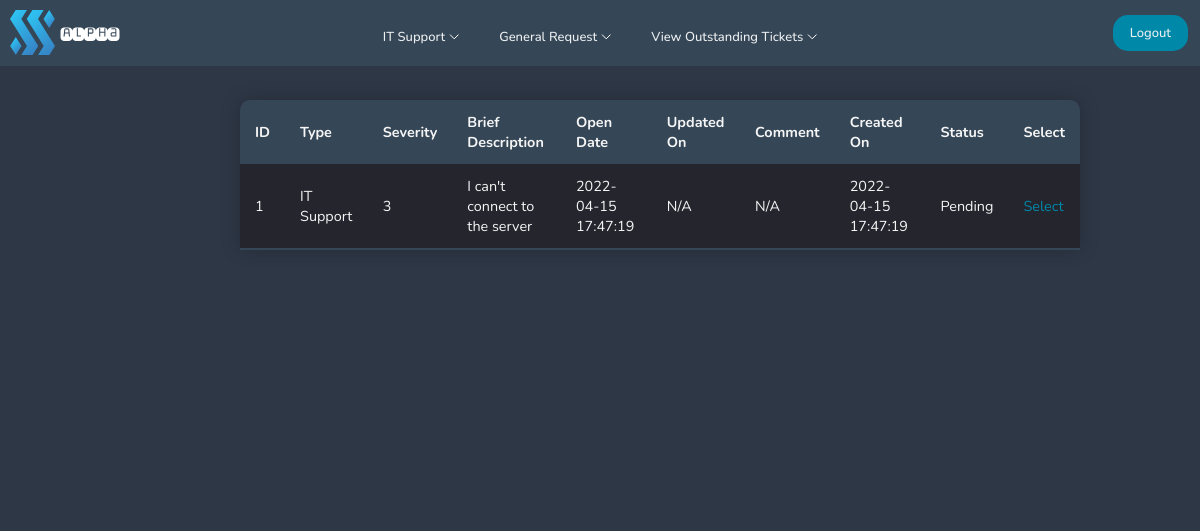
/pages/user-view-it-ticket.php (signed in), run on an earlier commit of the app's database.
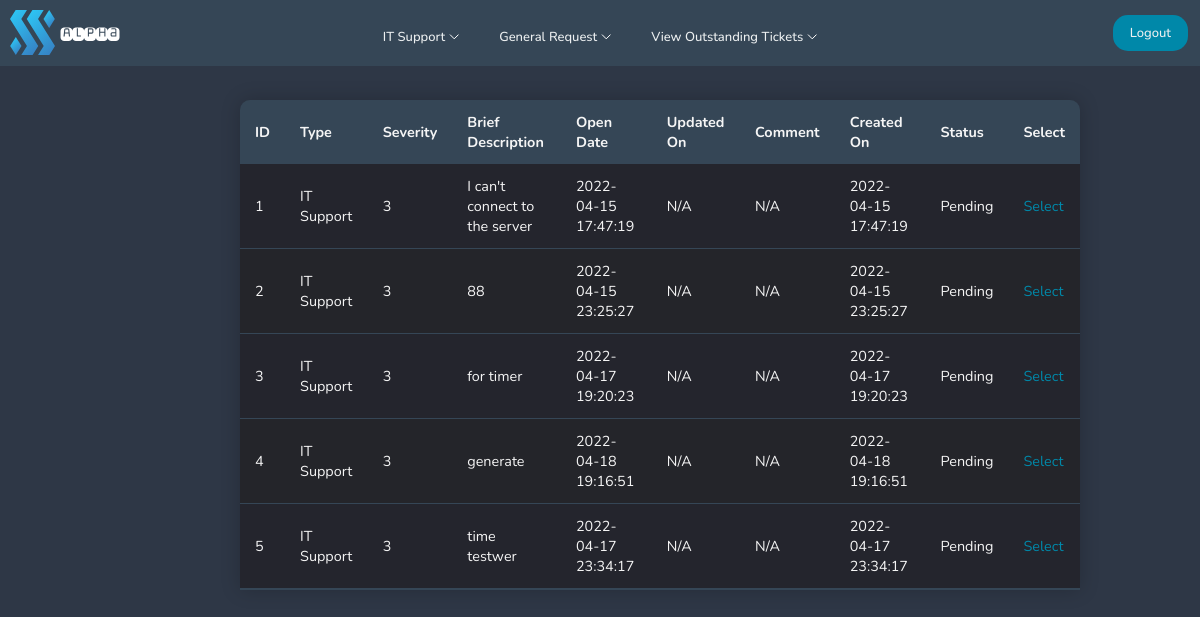
And on a later commit of the database.
### tables this page shows
CREATE TABLE "itticket" (
	"id"	INTEGER,
	"user"	INTEGER,
	"type"	TEXT,
	"severity"	TEXT,
	"brief"	INTEGER,
	"full"	TEXT,
	"createdon"	TEXT,
	"status"	TEXT,
	"comment"	TEXT,
	"updatedon"	TEXT,
	PRIMARY KEY("id"),
	FOREIGN KEY("severity") REFERENCES "itsupportservices"("id")
);

### pages/user-view-it-ticket.php (the view, shortened to what this page needs)
<!DOCTYPE html>
<html lang="en">
<head>
    <?php include'../navigation/userdashnavbar.php';
    require ('../config/dbcon.php'); ?>
    <link rel="stylesheet" href="../navigation/userdashnavbar.css">
    <link rel="stylesheet" href="../css/admintickettable.css">
    <link rel="stylesheet" href="../css/user-select-button.css">
</head>
<body bgcolor="#2E3746">
    <?php
    $user = $_SESSION['id'];
    $query = "SELECT * FROM itticket where user = $user";
    $statement = $conn->prepare($query);
    $statement->execute();
    $statement->setFetchMode(PDO::FETCH_OBJ);
    $result = $statement->fetchAll();
    ?>
    <table class="ticket-table">
        <thead>
        <tr>
            <th>ID</th>
            <th>Type</th>
            <th>Severity</th>
            <th>Brief Description</th>
            <th>Open Date</th>
            <th>Updated On</th>
            <th>Comment</th>
            <th>Created On</th>
            <th>Status</th>
            <th>Select</th>
        </tr>
        </thead>
        <?php foreach($result as $data) { ?>
            <tr>
                <td><?= $data->id; ?> </td>
                <td><?= $data->type; ?> </td>
                <td><?= $data->severity; ?> </td>
                <td><?= $data->brief; ?> </td>
                <td><?= $data->createdon ?> </td>
                <td><?= $data->updatedon; ?> </td>
                <td><?= $data->comment; ?> </td>
                <td><?= $data->createdon; ?> </td>
                <td><?= $data->status; ?> </td>
                <td>
                    <a style="text-decoration: none;" href="../pages/user-select-it-ticket.php?id=<?= $data->id; ?>" class="selectbutton">Select</a>
                </td>
            </tr>
            <?php
        }
        ?>
    </table>
</body>
</html>

What changed in the data, as far as the page shows it:
added itticket: id "2", type "IT Support", severity "3", brief "88", createdon "2022-04-15 23:25:27", updatedon "N/A", comment "N/A", status "Pending"
added itticket: id "3", type "IT Support", severity "3", brief "for timer", createdon "2022-04-17 19:20:23", updatedon "N/A", comment "N/A", status "Pending"
added itticket: id "4", type "IT Support", severity "3", brief "generate", createdon "2022-04-18 19:16:51", updatedon "N/A", comment "N/A", status "Pending"
added itticket: id "5", type "IT Support", severity "3", brief "time testwer", createdon "2022-04-17 23:34:17", updatedon "N/A", comment "N/A", status "Pending"
